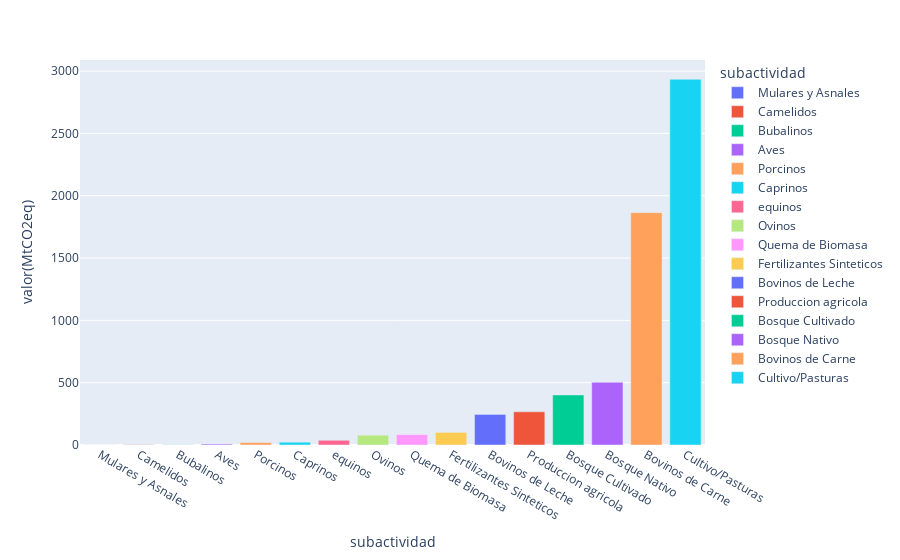

Here is the notebook cell this chart was saved with:
### Code cell
gases_emitidos = df[df['valor(MtCO2eq)'] > 0]
gases_emitidos = gases_emitidos.groupby('subactividad', as_index = False).agg({'valor(MtCO2eq)':'sum'}).sort_values('valor(MtCO2eq)')
fig = px.bar(gases_emitidos, x="subactividad", y="valor(MtCO2eq)", color="subactividad", hover_name="subactividad")
fig.show()

### Figure 1 — Plotly figure (JSON) as saved in the notebook; plotly's stock layout.template omitted (floating-point values rounded to 4 significant figures)
{"data": [{"alignmentgroup": "True", "hovertemplate": "<b>%{hovertext}</b><br><br>subactividad=%{x}<br>valor(MtCO2eq)=%{y}<extra></extra>", "hovertext": ["Mulares y Asnales"], "legendgroup": "Mulares y Asnales", "marker": {"color": "#636efa", "pattern": {"shape": ""}}, "name": "Mulares y Asnales", "offsetgroup": "Mulares y Asnales", "orientation": "v", "showlegend": true, "textposition": "auto", "type": "bar", "x": ["Mulares y Asnales"], "xaxis": "x", "y": [0.59], "yaxis": "y"}, {"alignmentgroup": "True", "hovertemplate": "<b>%{hovertext}</b><br><br>subactividad=%{x}<br>valor(MtCO2eq)=%{y}<extra></extra>", "hovertext": ["Camelidos"], "legendgroup": "Camelidos", "marker": {"color": "#EF553B", "pattern": {"shape": ""}}, "name": "Camelidos", "offsetgroup": "Camelidos", "orientation": "v", "showlegend": true, "textposition": "auto", "type": "bar", "x": ["Camelidos"], "xaxis": "x", "y": [1.38], "yaxis": "y"}, {"alignmentgroup": "True", "hovertemplate": "<b>%{hovertext}</b><br><br>subactividad=%{x}<br>valor(MtCO2eq)=%{y}<extra></extra>", "hovertext": ["Bubalinos"], "legendgroup": "Bubalinos", "marker": {"color": "#00cc96", "pattern": {"shape": ""}}, "name": "Bubalinos", "offsetgroup": "Bubalinos", "orientation": "v", "showlegend": true, "textposition": "auto", "type": "bar", "x": ["Bubalinos"], "xaxis": "x", "y": [1.44], "yaxis": "y"}, {"alignmentgroup": "True", "hovertemplate": "<b>%{hovertext}</b><br><br>subactividad=%{x}<br>valor(MtCO2eq)=%{y}<extra></extra>", "hovertext": ["Aves"], "legendgroup": "Aves", "marker": {"color": "#ab63fa", "pattern": {"shape": ""}}, "name": "Aves", "offsetgroup": "Aves", "orientation": "v", "showlegend": true, "textposition": "auto", "type": "bar", "x": ["Aves"], "xaxis": "x", "y": [7.59], "yaxis": "y"}, {"alignmentgroup": "True", "hovertemplate": "<b>%{hovertext}</b><br><br>subactividad=%{x}<br>valor(MtCO2eq)=%{y}<extra></extra>", "hovertext": ["Porcinos"], "legendgroup": "Porcinos", "marker": {"color": "#FFA15A", "pattern": {"shape": ""}}, "name": "Porcinos", "offsetgroup": "Porcinos", "orientation": "v", "showlegend": true, "textposition": "auto", "type": "bar", "x": ["Porcinos"], "xaxis": "x", "y": [19.84], "yaxis": "y"}, {"alignmentgroup": "True", "hovertemplate": "<b>%{hovertext}</b><br><br>subactividad=%{x}<br>valor(MtCO2eq)=%{y}<extra></extra>", "hovertext": ["Caprinos"], "legendgroup": "Caprinos", "marker": {"color": "#19d3f3", "pattern": {"shape": ""}}, "name": "Caprinos", "offsetgroup": "Caprinos", "orientation": "v", "showlegend": true, "textposition": "auto", "type": "bar", "x": ["Caprinos"], "xaxis": "x", "y": [22.59], "yaxis": "y"}, {"alignmentgroup": "True", "hovertemplate": "<b>%{hovertext}</b><br><br>subactividad=%{x}<br>valor(MtCO2eq)=%{y}<extra></extra>", "hovertext": ["equinos"], "legendgroup": "equinos", "marker": {"color": "#FF6692", "pattern": {"shape": ""}}, "name": "equinos", "offsetgroup": "equinos", "orientation": "v", "showlegend": true, "textposition": "auto", "type": "bar", "x": ["equinos"], "xaxis": "x", "y": [37.95], "yaxis": "y"}, {"alignmentgroup": "True", "hovertemplate": "<b>%{hovertext}</b><br><br>subactividad=%{x}<br>valor(MtCO2eq)=%{y}<extra></extra>", "hovertext": ["Ovinos"], "legendgroup": "Ovinos", "marker": {"color": "#B6E880", "pattern": {"shape": ""}}, "name": "Ovinos", "offsetgroup": "Ovinos", "orientation": "v", "showlegend": true, "textposition": "auto", "type": "bar", "x": ["Ovinos"], "xaxis": "x", "y": [78.76], "yaxis": "y"}, {"alignmentgroup": "True", "hovertemplate": "<b>%{hovertext}</b><br><br>subactividad=%{x}<br>valor(MtCO2eq)=%{y}<extra></extra>", "hovertext": ["Quema de Biomasa"], "legendgroup": "Quema de Biomasa", "marker": {"color": "#FF97FF", "pattern": {"shape": ""}}, "name": "Quema de Biomasa", "offsetgroup": "Quema de Biomasa", "orientation": "v", "showlegend": true, "textposition": "auto", "type": "bar", "x": ["Quema de Biomasa"], "xaxis": "x", "y": [83.07], "yaxis": "y"}, {"alignmentgroup": "True", "hovertemplate": "<b>%{hovertext}</b><br><br>subactividad=%{x}<br>valor(MtCO2eq)=%{y}<extra></extra>", "hovertext": ["Fertilizantes Sinteticos"], "legendgroup": "Fertilizantes Sinteticos", "marker": {"color": "#FECB52", "pattern": {"shape": ""}}, "name": "Fertilizantes Sinteticos", "offsetgroup": "Fertilizantes Sinteticos", "orientation": "v", "showlegend": true, "textposition": "auto", "type": "bar", "x": ["Fertilizantes Sinteticos"], "xaxis": "x", "y": [101.3], "yaxis": "y"}, {"alignmentgroup": "True", "hovertemplate": "<b>%{hovertext}</b><br><br>subactividad=%{x}<br>valor(MtCO2eq)=%{y}<extra></extra>", "hovertext": ["Bovinos de Leche"], "legendgroup": "Bovinos de Leche", "marker": {"color": "#636efa", "pattern": {"shape": ""}}, "name": "Bovinos de Leche", "offsetgroup": "Bovinos de Leche", "orientation": "v", "showlegend": true, "textposition": "auto", "type": "bar", "x": ["Bovinos de Leche"], "xaxis": "x", "y": [245.5], "yaxis": "y"}, {"alignmentgroup": "True", "hovertemplate": "<b>%{hovertext}</b><br><br>subactividad=%{x}<br>valor(MtCO2eq)=%{y}<extra></extra>", "hovertext": ["Produccion agricola"], "legendgroup": "Produccion agricola", "marker": {"color": "#EF553B", "pattern": {"shape": ""}}, "name": "Produccion agricola", "offsetgroup": "Produccion agricola", "orientation": "v", "showlegend": true, "textposition": "auto", "type": "bar", "x": ["Produccion agricola"], "xaxis": "x", "y": [266.5], "yaxis": "y"}, {"alignmentgroup": "True", "hovertemplate": "<b>%{hovertext}</b><br><br>subactividad=%{x}<br>valor(MtCO2eq)=%{y}<extra></extra>", "hovertext": ["Bosque Cultivado"], "legendgroup": "Bosque Cultivado", "marker": {"color": "#00cc96", "pattern": {"shape": ""}}, "name": "Bosque Cultivado", "offsetgroup": "Bosque Cultivado", "orientation": "v", "showlegend": true, "textposition": "auto", "type": "bar", "x": ["Bosque Cultivado"], "xaxis": "x", "y": [401.7], "yaxis": "y"}, {"alignmentgroup": "True", "hovertemplate": "<b>%{hovertext}</b><br><br>subactividad=%{x}<br>valor(MtCO2eq)=%{y}<extra></extra>", "hovertext": ["Bosque Nativo"], "legendgroup": "Bosque Nativo", "marker": {"color": "#ab63fa", "pattern": {"shape": ""}}, "name": "Bosque Nativo", "offsetgroup": "Bosque Nativo", "orientation": "v", "showlegend": true, "textposition": "auto", "type": "bar", "x": ["Bosque Nativo"], "xaxis": "x", "y": [503.2], "yaxis": "y"}, {"alignmentgroup": "True", "hovertemplate": "<b>%{hovertext}</b><br><br>subactividad=%{x}<br>valor(MtCO2eq)=%{y}<extra></extra>", "hovertext": ["Bovinos de Carne"], "legendgroup": "Bovinos de Carne", "marker": {"color": "#FFA15A", "pattern": {"shape": ""}}, "name": "Bovinos de Carne", "offsetgroup": "Bovinos de Carne", "orientation": "v", "showlegend": true, "textposition": "auto", "type": "bar", "x": ["Bovinos de Carne"], "xaxis": "x", "y": [1864.0], "yaxis": "y"}, {"alignmentgroup": "True", "hovertemplate": "<b>%{hovertext}</b><br><br>subactividad=%{x}<br>valor(MtCO2eq)=%{y}<extra></extra>", "hovertext": ["Cultivo/Pasturas"], "legendgroup": "Cultivo/Pasturas", "marker": {"color": "#19d3f3", "pattern": {"shape": ""}}, "name": "Cultivo/Pasturas", "offsetgroup": "Cultivo/Pasturas", "orientation": "v", "showlegend": true, "textposition": "auto", "type": "bar", "x": ["Cultivo/Pasturas"], "xaxis": "x", "y": [2935.0], "yaxis": "y"}], "layout": {"barmode": "relative", "legend": {"title": {"text": "subactividad"}, "tracegroupgap": 0}, "margin": {"t": 60}, "xaxis": {"anchor": "y", "categoryarray": ["Mulares y Asnales", "Camelidos", "Bubalinos", "Aves", "Porcinos", "Caprinos", "equinos", "Ovinos", "Quema de Biomasa", "Fertilizantes Sinteticos", "Bovinos de Leche", "Produccion agricola", "Bosque Cultivado", "Bosque Nativo", "Bovinos de Carne", "Cultivo/Pasturas"], "categoryorder": "array", "domain": [0, 1], "title": {"text": "subactividad"}}, "yaxis": {"anchor": "x", "domain": [0, 1], "title": {"text": "valor(MtCO2eq)"}}}}
